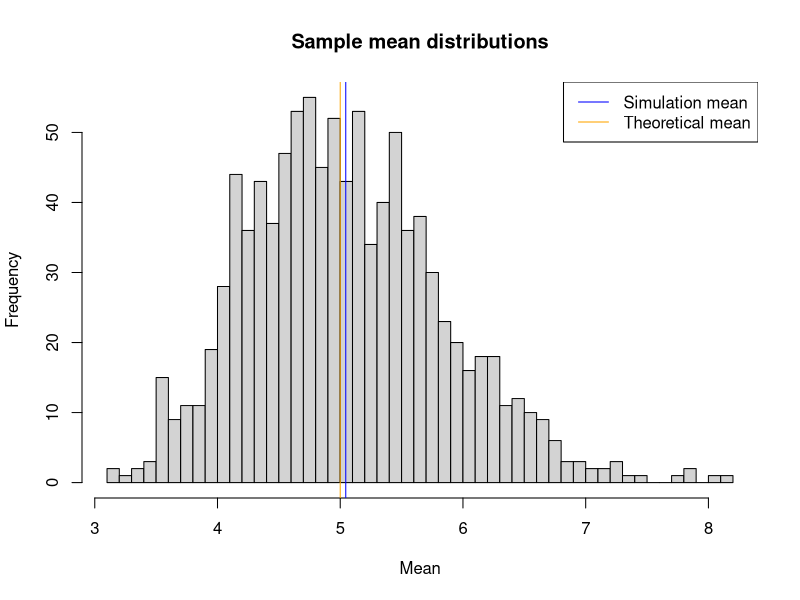
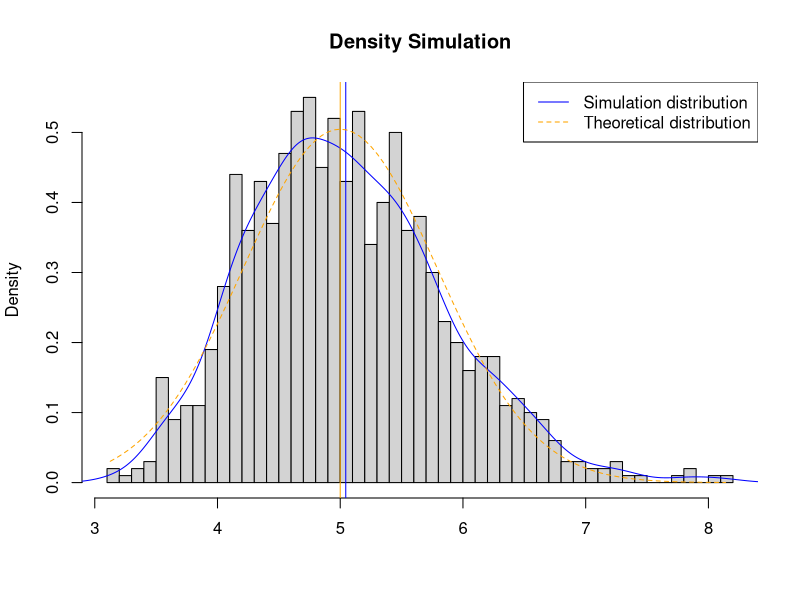

Write R code to recreate these figures, in order.
set.seed(10)

# set lambda to 0.2
lambda <- 0.2

# 40 samples
Num_Sample <- 40

# 1000 simulations
Num_Sim <- 1000

# simulate
Sim_Exp <- replicate(Num_Sim, rexp(Num_Sample, lambda))

# calculate mean & variance of the sample of exponentials
mean_Sim_Exp <- apply(Sim_Exp, 2, mean)

# calculate the mean of the sample mean
mean_Sample <- mean(mean_Sim_Exp)

# calculate the thoeritical mean
mean_Theory <- 1/lambda

# Represent the sample mean distribution
hist(mean_Sim_Exp, breaks=50, xlab = "Mean", main = "Sample mean distributions")
abline(v = mean_Sample , col = "blue")
abline(v = mean_Theory, col = "orange")
legend('topright', c("Simulation mean", "Theoretical mean"),
       lty=c(1,1), col=c("blue", "orange"))

# calculate the standard deviation of the sample distribution
stddev_Sample <- sd(mean_Sim_Exp)

# calculate the  theoritical standard deviation
stddev_Theory <- (1/lambda)/sqrt(Num_Sample)

# calcultate the variance of the sample distribution
var_Sample <- stddev_Sample^2

# variance from analytical expression
var_Theory <- ((1/lambda)*(1/sqrt(Num_Sample)))^2


hist(mean_Sim_Exp, breaks=50, prob=TRUE,
     main="Density Simulation",
     xlab="")

# calculate and mark the density of the sample mean
lines(density(mean_Sim_Exp), col="blue")

# mark the mean of the sample mean
abline(v=mean(mean_Sim_Exp), col="blue")
# mark the theoretical mean
abline(v=1/lambda, col="orange")

# theoretical density of the averages of samples
xfit <- seq(min(mean_Sim_Exp), max(mean_Sim_Exp), length=100)
yfit <- dnorm(xfit, mean=mean_Theory, sd=stddev_Theory)
lines(xfit, yfit, pch=22, col="orange", lty=2)

# add legend
legend('topright', c("Simulation distribution", "Theoretical distribution"),
       lty=c(1,2), col=c("blue", "orange"))

